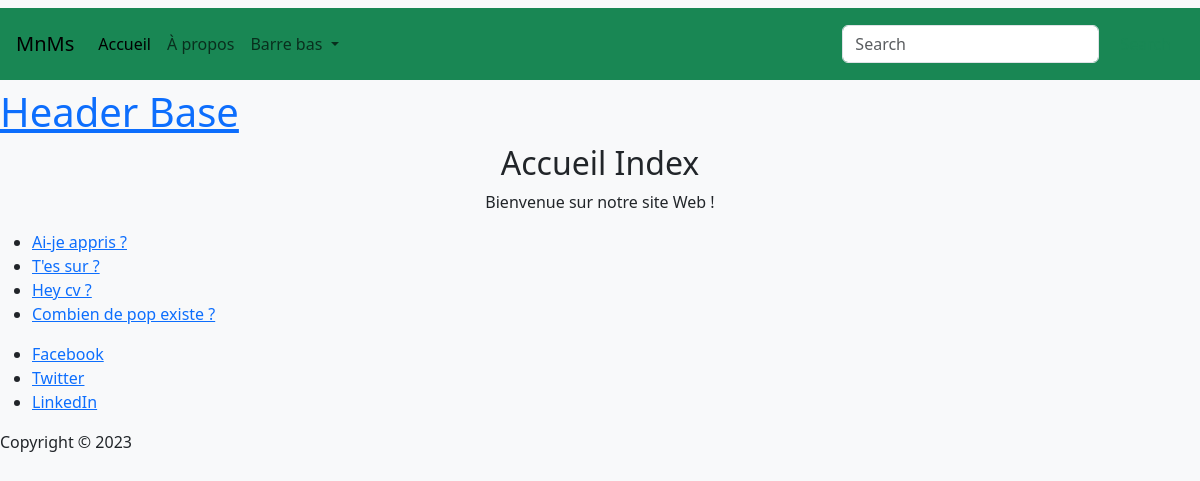
Screenshot of /members/ (signed in) with the database file from the repository.
### members/models.py (models this page shows, shortened)
class Question(models.Model):
    question_text = models.CharField(max_length=200)
    pub_date = models.DateTimeField("date published")

### members/views.py (the view)
# urls.py: path('', views.index, name="index"),
@login_required(login_url="/members/login/")
def index(request):
    latest_question_list = Question.objects.all
    context = {"latest_question_list": latest_question_list}
    return render(request, "index.html", context)

### members/templates/index.html (shortened to what this page needs)
{% extends 'base.html' %}
{% block header %}
<nav class="navbar navbar-expand-lg bg-body-tertiary">
  <div class="container-fluid bg-success p-3">
    <a class="navbar-brand" href="#">MnMs</a>
    <div class="collapse navbar-collapse" id="navbarSupportedContent">
      <ul class="navbar-nav me-auto mb-2 mb-lg-0">
        <li class="nav-item">
          <a class="nav-link active" aria-current="page" href="/members">Accueil</a>
        </li>
        <li class="nav-item">
          <a class="nav-link" href="#">À propos</a>
        </li>
        <li class="nav-item dropdown">
          <a class="nav-link dropdown-toggle" href="#" role="button" data-bs-toggle="dropdown" aria-expanded="false">
            Barre bas
          </a>
        </li>
      </ul>
      <form class="d-flex" role="search">
        <input class="form-control me-2" type="search" placeholder="Search" aria-label="Search">
        <button class="btn btn-outline-success" type="submit" value="Rechercher">Search</button>
      </form>
    </div>
  </div>
</nav>
  <a href="/members"><h1>Header Base</h1></a>
{% endblock %}
{% block content %}
<div class="d-flex flex-column justify-content-center align-items-center">
  <h2>Accueil Index</h2>
  <p>Bienvenue sur notre site Web !</p>
</div>
  {% if latest_question_list %}
    <ul>
    {% for question in latest_question_list %}
      <li>
        <a href="{% url 'members:detail' question.id %}">{{ question.question_text }}</a>
      </li>
    {% endfor %}
    </ul>
  {% else %}
      <p>No polls are available.</p>
  {% endif %}
{% endblock %}
{% block footer %}
  <ul>
      <li><a href="https://www.facebook.com/example">Facebook</a></li>
      <li><a href="https://twitter.com/example">Twitter</a></li>
      <li><a href="https://www.linkedin.com/company/example">LinkedIn</a></li>
  </ul>
  <p>Copyright &copy; 2023</p>
{% endblock %}

### rows the page displays
Question: question_text "Ai-je appris ?"
Question: question_text "T'es sur ?"
Question: question_text "Hey cv ?"
Question: question_text "Combien de pop existe ?"
